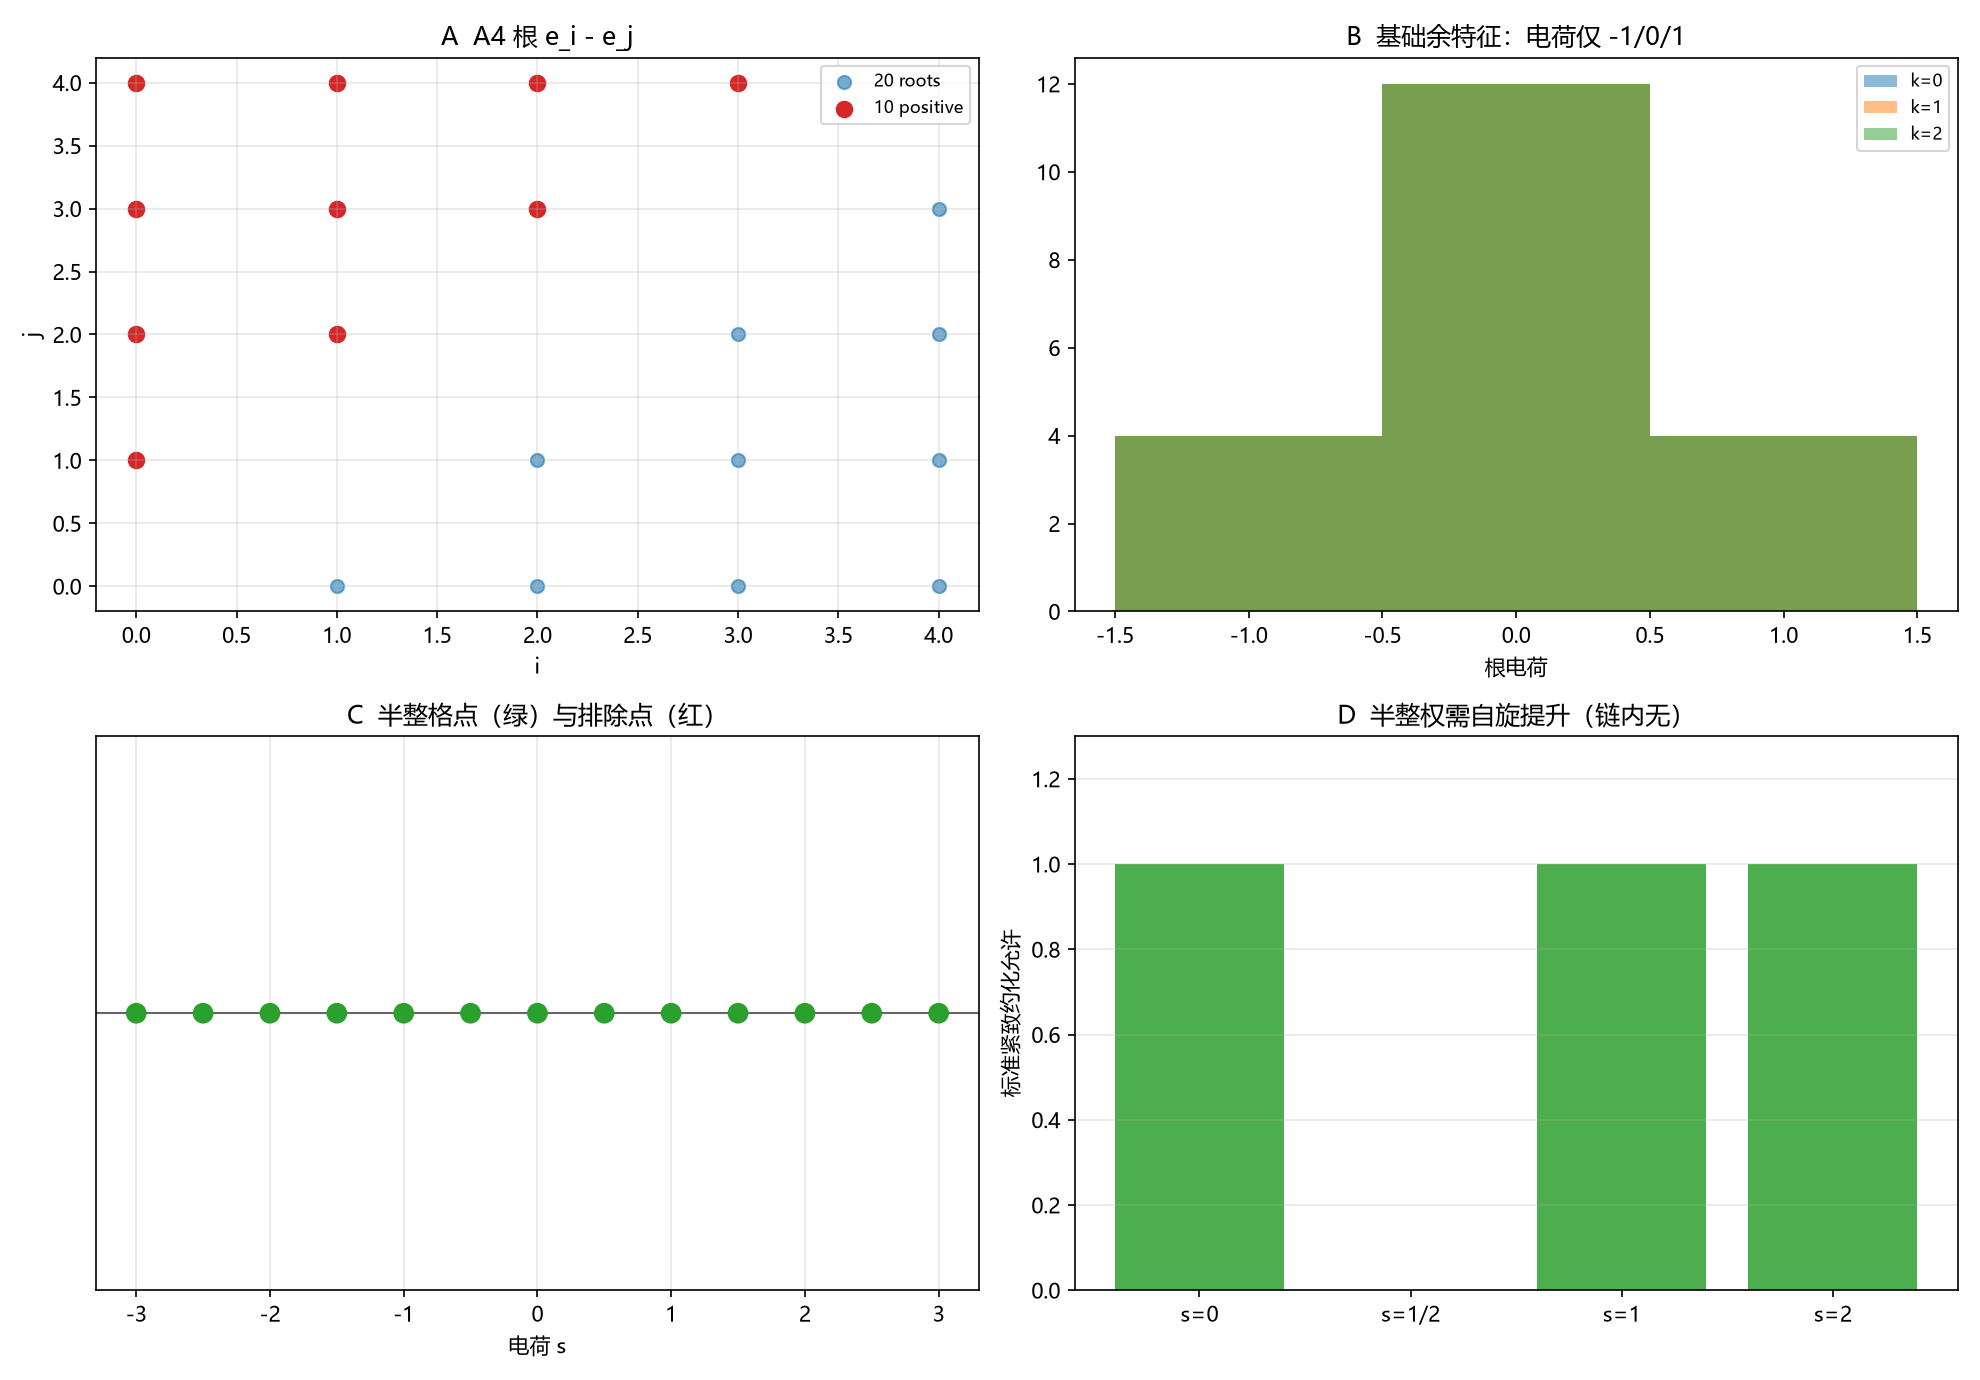

Write Python code to recreate this figure.
# -*- coding: utf-8 -*-
"""
环 13.A／`临-26` A4 根电荷的数值核对。

1. A4 的 20 个根/10 个正根（i<j）；
2. 基础余特征 h=omega_k 下各根电荷分布（只含 -1,0,1）；
3. 整余特征 vs 半整余特征的电荷格点；
4. 与 G19 半整数格点的交集（整数）。
"""

import csv
import os
from itertools import permutations

import numpy as np
import matplotlib
matplotlib.use("Agg")
import matplotlib.pyplot as plt

plt.rcParams["font.sans-serif"] = ["Microsoft YaHei", "SimHei", "DejaVu Sans"]
plt.rcParams["axes.unicode_minus"] = False

HERE = os.path.dirname(os.path.abspath(__file__))
OUT_PNG = os.path.join(HERE, "环13A_临26_A4权电荷.png")
OUT_CSV = os.path.join(HERE, "环13A_临26_A4权电荷.csv")

ROOTS = [(i, j) for i in range(5) for j in range(5) if i != j]
POS = [(i, j) for i in range(5) for j in range(i + 1, 5)]


def main():
    rows = []
    print(f"A4 根数={len(ROOTS)}, 正根数={len(POS)}")
    rows.append(("roots", 20, len(ROOTS), 10, len(POS)))

    print("\n基础余特征 omega_k 的根电荷分布")
    allq = set()
    for k in range(5):
        qs = [int(i == k) - int(j == k) for (i, j) in ROOTS]
        allq.update(qs)
        print(f"  k={k}: {sorted(set(qs))}")
        rows.append(("omega_charge", k, len(set(qs)), min(qs), max(qs)))

    print(f"\n所有出现的电荷: {sorted(allq)}")
    int_lattice = np.arange(-3, 3.01, 0.5)
    half_allowed = np.isclose(int_lattice * 2, np.round(int_lattice * 2))
    for x in int_lattice:
        ok = bool(np.isclose(x * 2, round(x * 2)))
        rows.append(("lattice", float(x), 1.0 if ok else 0.0, np.nan, np.nan))

    with open(OUT_CSV, "w", newline="", encoding="utf-8-sig") as fh:
        wr = csv.writer(fh)
        wr.writerow(["kind", "x", "y", "y_ref", "extra"])
        wr.writerows(rows)

    fig, ax = plt.subplots(2, 2, figsize=(13.2, 9.2))

    # A roots
    ax[0, 0].scatter([p[0] for p in ROOTS], [p[1] for p in ROOTS],
                     color="tab:blue", alpha=0.6, s=40, label="20 roots")
    ax[0, 0].scatter([p[0] for p in POS], [p[1] for p in POS],
                     color="tab:red", s=55, label="10 positive")
    ax[0, 0].set_xlabel("i")
    ax[0, 0].set_ylabel("j")
    ax[0, 0].set_title("A  A4 根 e_i - e_j")
    ax[0, 0].legend(fontsize=8)
    ax[0, 0].grid(alpha=0.3)

    # B omega charges
    for k in range(3):
        qs = [int(i == k) - int(j == k) for (i, j) in ROOTS]
        ax[0, 1].hist(qs, bins=[-1.5, -0.5, 0.5, 1.5], alpha=0.5, label=f"k={k}")
    ax[0, 1].set_xlabel("根电荷")
    ax[0, 1].set_title("B  基础余特征：电荷仅 -1/0/1")
    ax[0, 1].legend(fontsize=8)

    # C lattice
    ax[1, 0].scatter(int_lattice, np.zeros_like(int_lattice),
                     c=["tab:green" if h else "tab:red" for h in half_allowed],
                     s=80, zorder=5)
    ax[1, 0].axhline(0, color="0.4", lw=1)
    ax[1, 0].set_xlabel("电荷 s")
    ax[1, 0].set_title("C  半整格点（绿）与排除点（红）")
    ax[1, 0].set_yticks([])
    ax[1, 0].grid(alpha=0.3, axis="x")

    # D allowed branches
    labels = ["s=0", "s=1/2", "s=1", "s=2"]
    vals = [1, 0, 1, 1]
    colors = ["tab:green", "tab:red", "tab:green", "tab:green"]
    ax[1, 1].bar(labels, vals, color=colors, alpha=0.85)
    ax[1, 1].set_ylabel("标准紧致约化允许")
    ax[1, 1].set_title("D  半整权需自旋提升（链内无）")
    ax[1, 1].set_ylim(0, 1.3)
    ax[1, 1].grid(alpha=0.3, axis="y")

    fig.tight_layout()
    fig.savefig(OUT_PNG, dpi=150)
    plt.close(fig)
    print("\nsaved:", OUT_PNG)
    print("saved:", OUT_CSV)


if __name__ == "__main__":
    main()
